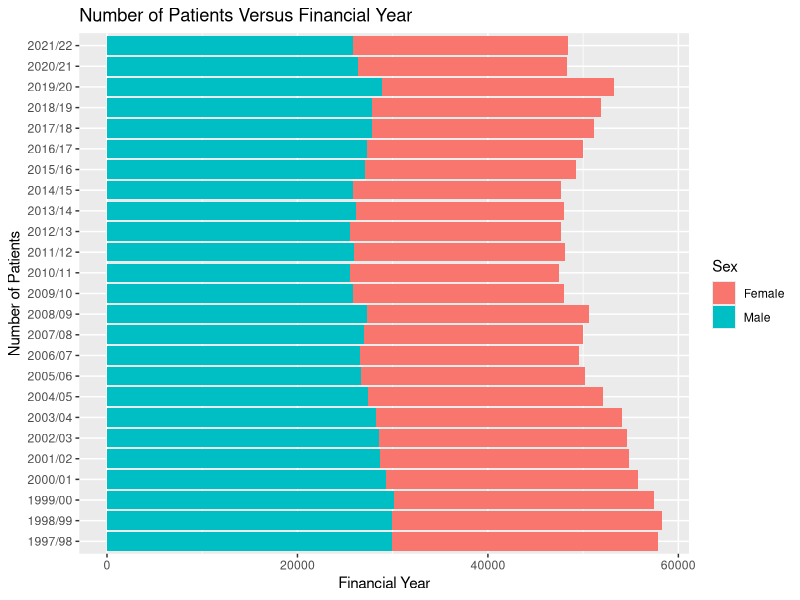
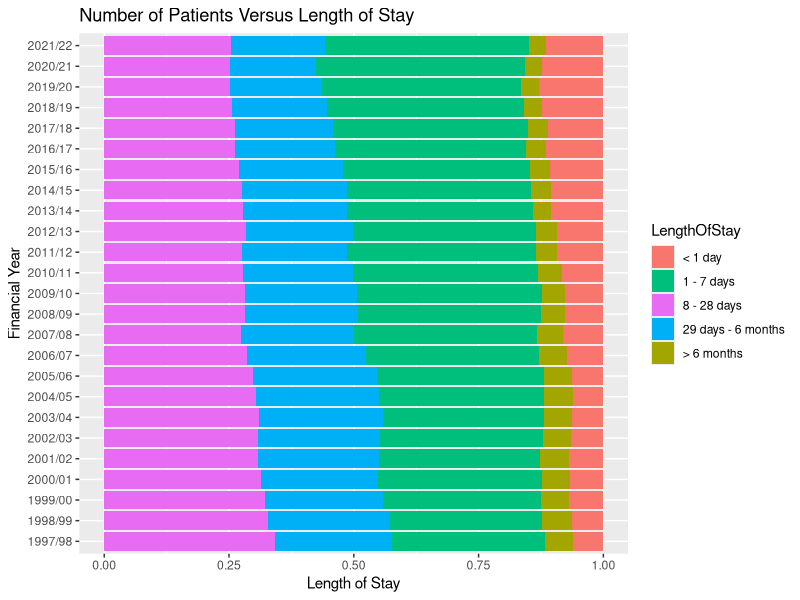
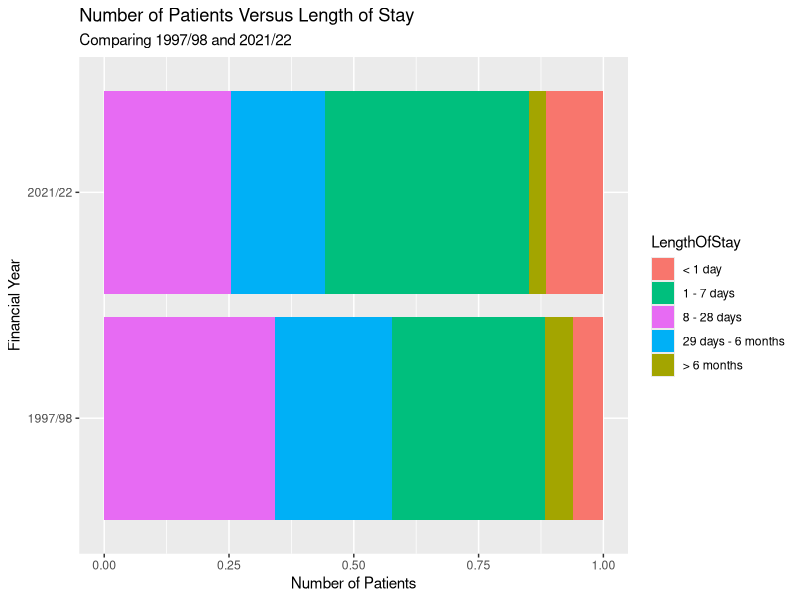
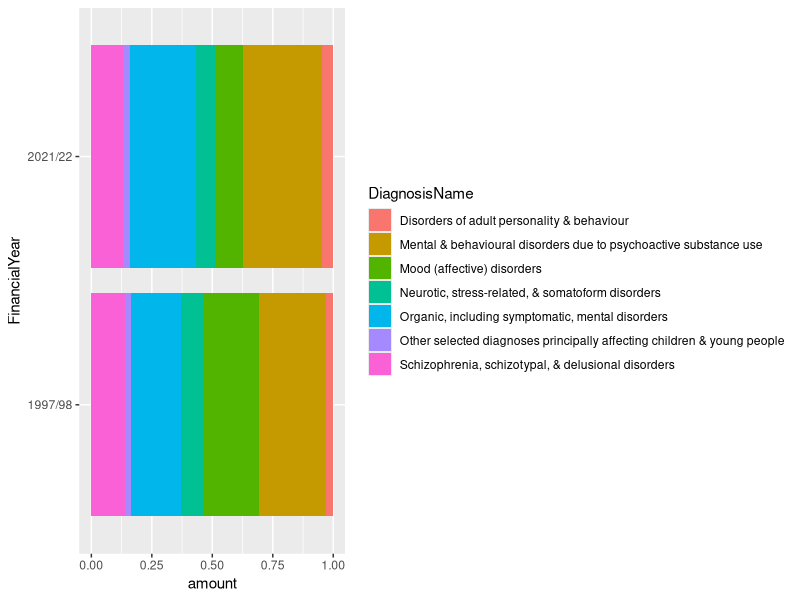
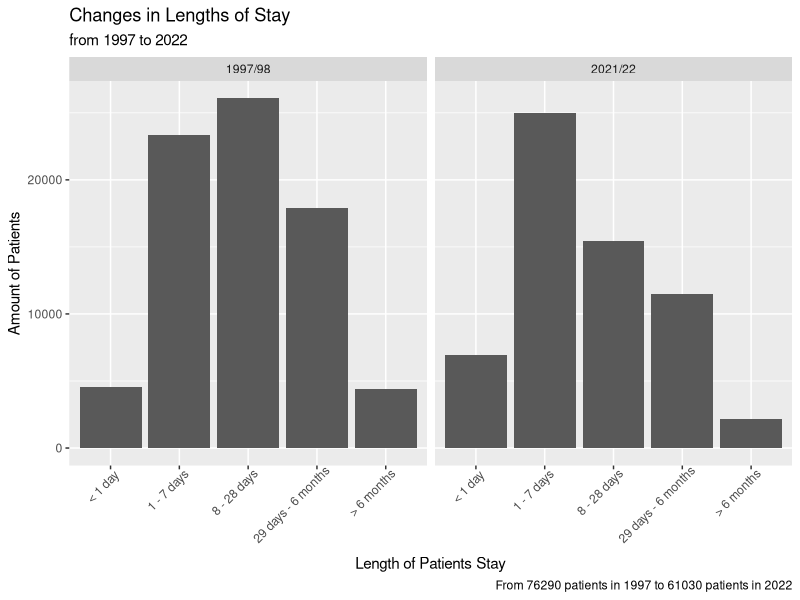
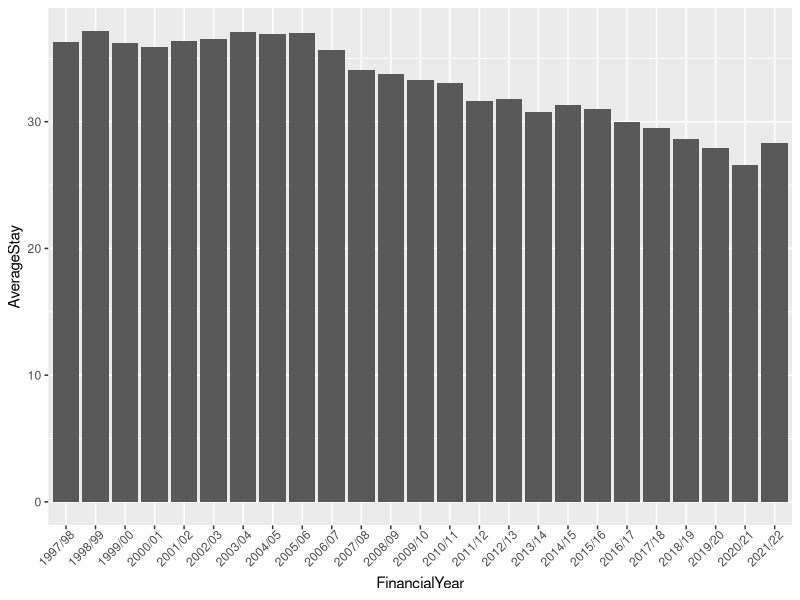

Here is the R script that generated these plots, in order:
## ---- chunk 1
knitr::opts_chunk$set(echo = TRUE)
## ---- chunk 2
library(tidyverse)
# Add any other libraries here



## ---- chunk 3
# Load your data

#ggplot(new_df1,aes(fill=Sex,y=PatientsCount,x=AgeGroup))+geom_bar(position="dodge",stat="identity")

age.sex <- read_csv("data/mental-health-inpatient-activity-age-sex.csv")
length.of.stay <- read_csv("data/mental-health-inpatient-activity-length-of-stay.csv")
diagnosis <- read_csv("data/mental-health-inpatient-activity-diagnosis-trend.csv")

#Bar chart for number of patients vs. financial year
age.sex %>% 
  filter(HBR == "S92000003") %>%
  group_by(FinancialYear, Sex) %>%
  summarise(amount = sum(PatientsCount)) %>%
  ggplot(aes(y = FinancialYear, 
             x = amount, 
             fill = Sex)) +
  geom_col() +
  labs(x = "Financial Year",
       y = "Number of Patients",
       title = "Number of Patients Versus Financial Year")

#Bar chart for number of patients vs. length of stay
length.of.stay %>% 
  filter(HBT == "S92000003") %>%
  group_by(FinancialYear, LengthOfStay) %>%
  summarise(amount = sum(NumberOfStays)) %>%
  ggplot(aes(y = FinancialYear,
             x = amount, 
             fill = LengthOfStay)) +
  geom_col(position = "fill") +
  labs(x = "Length of Stay",
       y = "Financial Year",
       title = "Number of Patients Versus Length of Stay") +
  scale_fill_discrete(breaks = c('< 1 day', 
                                 '1 - 7 days',
                                 '8 - 28 days',
                                 '29 days - 6 months',
                                 '> 6 months'))

#Comparing length of stay for patients in 1997/98 and 2021/22
length.of.stay %>%
  filter(HBT == "S92000003",
         FinancialYear == "1997/98" | 
           FinancialYear == "2021/22") %>%
  group_by(FinancialYear, LengthOfStay) %>%
  summarise(amount = sum(NumberOfStays)) %>%
  ggplot(aes(y = FinancialYear,
             x = amount, 
             fill = LengthOfStay)) +
  geom_col(position = "fill") +
  labs(x = "Number of Patients",
       y = "Financial Year",
       title = "Number of Patients Versus Length of Stay",
       subtitle = "Comparing 1997/98 and 2021/22") +
  scale_fill_discrete(breaks = c('< 1 day', 
                                 '1 - 7 days',
                                 '8 - 28 days',
                                 '29 days - 6 months',
                                 '> 6 months'))
#If someone knows how to reorder the lengthofstay ^^

#mutating diagnosis to contain a column with the types of diagnosis based on the code
diagnosis <- diagnosis %>% mutate(
              DiagnosisName = case_when(
                ICD10Codes == "F00 - F09 or Chapter G and second position F00" ~ "Organic, including symptomatic, mental disorders",
                ICD10Codes == "F10 - F19" ~ "Mental & behavioural disorders due to psychoactive substance use",
                ICD10Codes == "F20 - F29" ~ "Schizophrenia, schizotypal, & delusional disorders",
                ICD10Codes == "F30 - F39" ~ "Mood (affective) disorders",
                ICD10Codes == "F40 - F49" ~ "Neurotic, stress-related, & somatoform disorders",
                ICD10Codes == "F60 - F69" ~ "Disorders of adult personality & behaviour",
                ICD10Codes == "F50 - F59, F70 - F99" ~ "Other selected diagnoses principally affecting children & young people"
               )
              )

#quick graph of diagnosis against financial year
diagnosis %>% filter(HBT == "S92000003",
                     FinancialYear == "1997/98" | 
           FinancialYear == "2021/22") %>%
              group_by(FinancialYear, DiagnosisName) %>%
              summarise(amount = sum(PatientsCount)) %>%
              ggplot(aes(y = FinancialYear, x = amount, fill = DiagnosisName)) +
              geom_col(position = "fill")

#bar chart for 1997/87 and 2021/22 based on length of stay and amount of patients
length.of.stay %>% filter(HBT == "S92000003",
                       FinancialYear == "1997/98" | 
                       FinancialYear == "2021/22") %>%
                   group_by(FinancialYear, LengthOfStay) %>%
                   summarise(Amount = sum(NumberOfStays)) %>%
                   mutate(
                     Order = case_when(
                       LengthOfStay == "< 1 day" ~ 1,
                       LengthOfStay == "1 - 7 days" ~ 2,
                       LengthOfStay == "8 - 28 days" ~ 3,
                       LengthOfStay == "29 days - 6 months" ~ 4,
                       LengthOfStay == "> 6 months" ~ 5
                     )
                   ) %>%
                   ggplot(aes(x = reorder(LengthOfStay, +Order), y = Amount)) +
                   facet_wrap(vars(FinancialYear)) +
                   geom_bar(position = "dodge", stat = "identity") +
                   theme(axis.text.x=element_text(angle=45, hjust=0.9)) +
                   labs(x = "Length of Patients Stay", 
                        y = "Amount of Patients", 
                        title = "Changes in Lengths of Stay", 
                        subtitle = "from 1997 to 2022",
                        caption = "From 76290 patients in 1997 to 61030 patients in 2022"
                        )

#calculating average length of stay for each year (decreasing trend)
length.of.stay %>% filter(HBT == "S92000003",) %>%
                   group_by(FinancialYear, LengthOfStay) %>%
                   summarise(Amount = sum(NumberOfStays)) %>%
                   mutate(
                     Midpoint = case_when(
                         LengthOfStay == "< 1 day" ~ 0.5,
                         LengthOfStay == "1 - 7 days" ~ 4,
                         LengthOfStay == "8 - 28 days" ~ 18,
                         LengthOfStay == "29 days - 6 months" ~ 98.5,
                         LengthOfStay == "> 6 months" ~ 100 
                      ),
                     TotalStays = Midpoint * Amount
                   ) %>%
                   group_by(FinancialYear) %>%
                   summarise(TotalStaysYearly = sum(TotalStays), TotalAmount = sum(Amount)) %>%
                   mutate(
                     AverageStay = TotalStaysYearly / TotalAmount
                   ) %>%
                   ggplot(aes(y = AverageStay, x = FinancialYear)) +
                   geom_col() +
                   theme(axis.text.x=element_text(angle=45, hjust=0.9))
                
